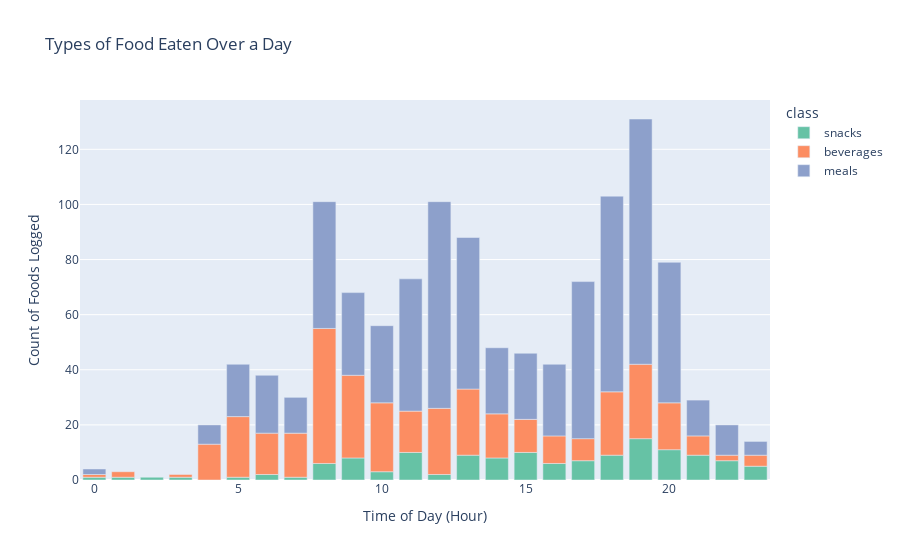

Source (notebook cell):
### Code cell
import plotly.express as px
import pandas as pd

# Aggregate by hour and class, summing calorie values
sorted_data = graph_this.groupby(['hour', 'class'], as_index=False)['calorie'].sum()

# Sort by total calories across all hours to determine order
class_order = sorted_data.groupby('class')['calorie'].sum().sort_values(ascending=True).index

# Plot the bar chart with sorted class categories
fig = px.bar(
    data_frame=sorted_data, 
    x='hour', 
    y='calorie', 
    color='class', 
    title="Types of Food Eaten Over a Day", 
    labels={'hour': 'Time of Day (Hour)', 'calorie': 'Count of Foods Logged'},
    category_orders={"class": class_order},
    color_discrete_sequence=px.colors.qualitative.Set2
)

fig.show()

### Figure 1 — Plotly figure (JSON) as saved in the notebook; plotly's stock layout.template omitted (floating-point values rounded to 4 significant figures)
{"data": [{"alignmentgroup": "True", "hovertemplate": "class=snacks<br>Time of Day (Hour)=%{x}<br>Count of Foods Logged=%{y}<extra></extra>", "legendgroup": "snacks", "marker": {"color": "rgb(102,194,165)", "pattern": {"shape": ""}}, "name": "snacks", "offsetgroup": "snacks", "orientation": "v", "showlegend": true, "textposition": "auto", "type": "bar", "x": [0, 1, 2, 3, 5, 6, 7, 8, 9, 10, 11, 12, 13, 14, 15, 16, 17, 18, 19, 20, 21, 22, 23], "xaxis": "x", "y": [1, 1, 1, 1, 1, 2, 1, 6, 8, 3, 10, 2, 9, 8, 10, 6, 7, 9, 15, 11, 9, 7, 5], "yaxis": "y"}, {"alignmentgroup": "True", "hovertemplate": "class=beverages<br>Time of Day (Hour)=%{x}<br>Count of Foods Logged=%{y}<extra></extra>", "legendgroup": "beverages", "marker": {"color": "rgb(252,141,98)", "pattern": {"shape": ""}}, "name": "beverages", "offsetgroup": "beverages", "orientation": "v", "showlegend": true, "textposition": "auto", "type": "bar", "x": [0, 1, 3, 4, 5, 6, 7, 8, 9, 10, 11, 12, 13, 14, 15, 16, 17, 18, 19, 20, 21, 22, 23], "xaxis": "x", "y": [1, 2, 1, 13, 22, 15, 16, 49, 30, 25, 15, 24, 24, 16, 12, 10, 8, 23, 27, 17, 7, 2, 4], "yaxis": "y"}, {"alignmentgroup": "True", "hovertemplate": "class=meals<br>Time of Day (Hour)=%{x}<br>Count of Foods Logged=%{y}<extra></extra>", "legendgroup": "meals", "marker": {"color": "rgb(141,160,203)", "pattern": {"shape": ""}}, "name": "meals", "offsetgroup": "meals", "orientation": "v", "showlegend": true, "textposition": "auto", "type": "bar", "x": [0, 4, 5, 6, 7, 8, 9, 10, 11, 12, 13, 14, 15, 16, 17, 18, 19, 20, 21, 22, 23], "xaxis": "x", "y": [2, 7, 19, 21, 13, 46, 30, 28, 48, 75, 55, 24, 24, 26, 57, 71, 89, 51, 13, 11, 5], "yaxis": "y"}], "layout": {"barmode": "relative", "legend": {"title": {"text": "class"}, "tracegroupgap": 0}, "title": {"text": "Types of Food Eaten Over a Day"}, "xaxis": {"anchor": "y", "domain": [0, 1], "title": {"text": "Time of Day (Hour)"}}, "yaxis": {"anchor": "x", "domain": [0, 1], "title": {"text": "Count of Foods Logged"}}}}
